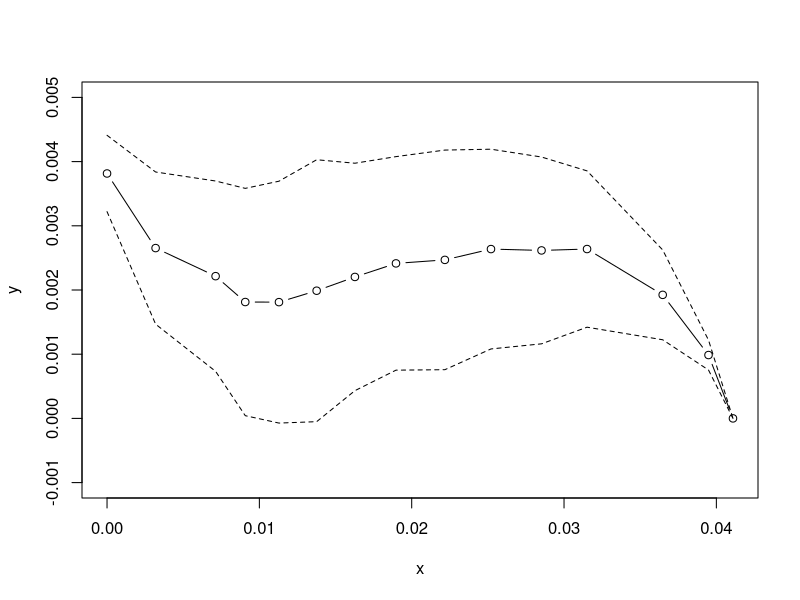
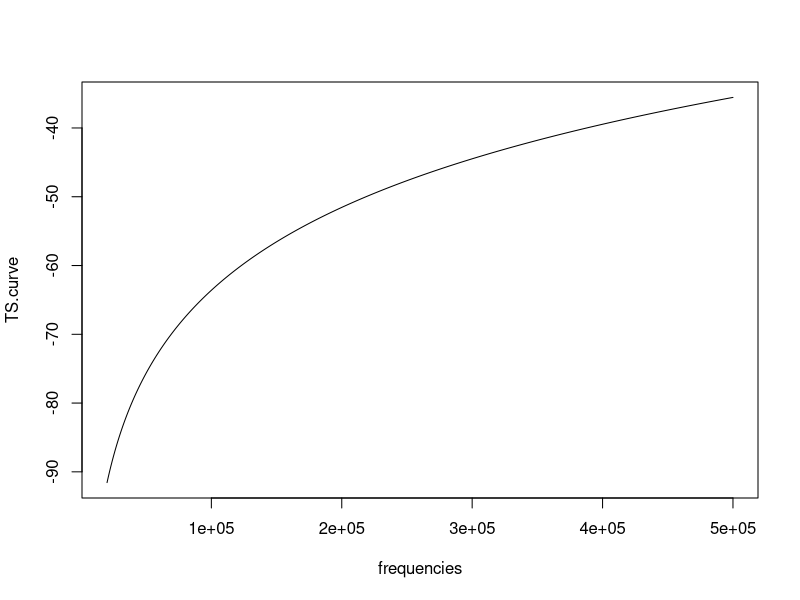
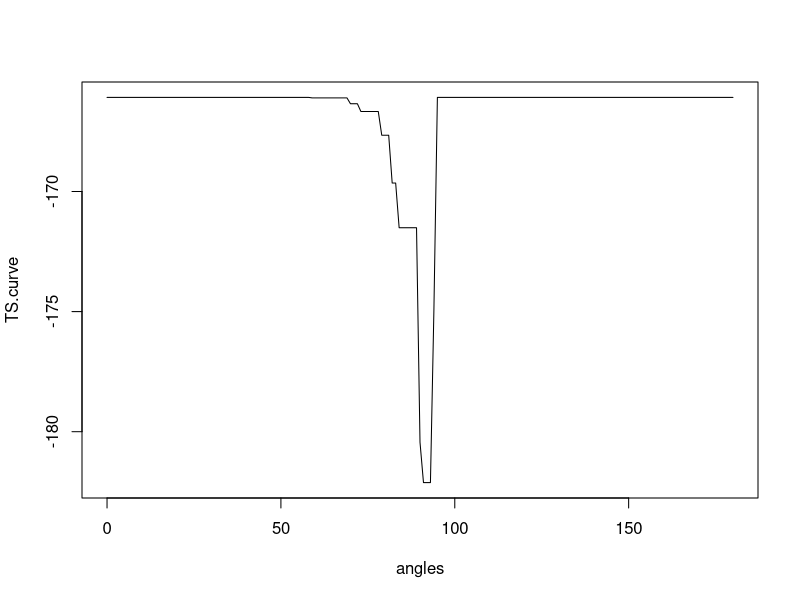

These charts were generated, in order, by the following R code:


segment.form.function <- function(r, a, angle, beta.tilt, segment.length, sound.speed, 
                                  density, freq, sound.speed.water, density.water) {
  gamma.rho <- (density - density.water) / density
  gamma.kappa <- density.water * sound.speed.water^2 / (density * sound.speed^2)
  k1 <- 2 * pi * freq / sound.speed.water
  k1.vec <- k1 * c(cos(angle), 0, sin(angle))
  k2 <- 2 * pi * freq / sound.speed
  i <- complex()
  integrand <- a * (gamma.kappa - gamma.rho) * exp(-2i * sum(r * k1.vec)) *
    besselJ(2 * k2 * a * abs(cos(beta.tilt)), 1) / cos(beta.tilt)
  # abs(cos(beta.tilt)) above is to make sure argument is positive...need to make sure that's ok
#   print(integrand)
  return(k1 / 4 * integrand * segment.length)
}


backscatter.xsection <- function(animal.body, freq, angle, sound.speed.water,
                                 density.water, phase.sd=0) {
  # for now, angle starts on x-axis and goes counterclockwise
  f.total <- 0i
  angle <- angle * pi / 180
  dx <- diff(animal.body$x)
  dy <- diff(animal.body$y)
  dz <- diff(animal.body$z)
  segment.length <- sqrt(dx^2 + dy^2 + dz^2)
  beta.tilt <- angle - atan2(dy, dx)
  
  for (j in 1:(nrow(animal.body) - 1)) {
    r <- animal.body[j, c("x", "y", "z")]
    a <- animal.body[j, "a"]
    sound.speed <- animal.body[j, "sound.speed"]
    density <- animal.body[j, "density"]    
    f.total <- f.total + segment.form.function(r, a, angle, beta.tilt[j], segment.length[j],
      sound.speed, density, freq, sound.speed.water, density.water)
    f.total <- f.total * exp(1i * rnorm(1, 0, phase.sd))
  }
  return(abs(f.total)^2)
}


sound.speed.water <- 1460
density.water <- 1027

krill.shape <- read.csv("generic_krill.csv")
krill.shape <- krill.shape[order(krill.shape$x), ]
krill.shape$sound.speed <- sound.speed.water * krill.shape$h
krill.shape$density <- density.water * krill.shape$g
# convert form meters to mm
krill.shape[c("x", "y", "z", "a")] <- krill.shape[c("x", "y", "z", "a")] * 1e-3

plot(y ~ x, krill.shape, ty='b', ylim=c(-0.001, 0.005))
lines(krill.shape$x, krill.shape$y + krill.shape$a, lty=2)
lines(krill.shape$x, krill.shape$y - krill.shape$a, lty=2)

sigma.bs <- backscatter.xsection(krill.shape, 120e3, 90, sound.speed.water, density.water)
TS <- 10 * log10(sigma.bs)

frequencies <- seq(20e3, 500e3, by=1e3)
TS.curve <- rep(0, length(frequencies))
for (i in 1:length(frequencies)) {
  TS.curve[i] <- 10 * log10(backscatter.xsection(krill.shape, frequencies[i], 90, 
                                                 sound.speed.water, density.water))
}
plot(frequencies, TS.curve, ty='l')

angles <- 180:0
TS.curve <- rep(0, length(angles))
for (i in 1:length(angles)) {
  TS.curve[i] <- 10 * log10(backscatter.xsection(krill.shape, 120, angles[i], 
                                                 sound.speed.water, density.water))
}
plot(angles, TS.curve, ty='l')
